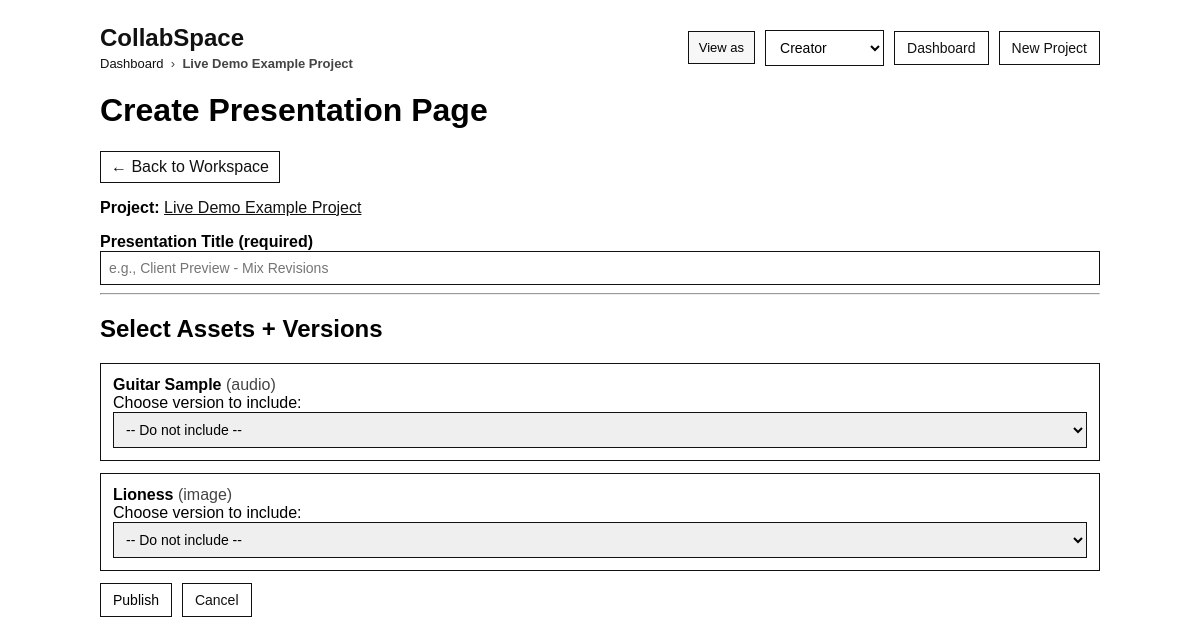
/projects/3/presentations/new, run on the app's committed database.
### models.py (models this page shows)
class Project(db.Model):
    __tablename__ = "projects"
    id = db.Column(db.Integer, primary_key=True)
    title = db.Column(db.String(120), nullable=False)
    description = db.Column(db.Text, nullable=True)
    allow_collaborator_set_current = db.Column(db.Boolean, default=False)
    created_at = db.Column(db.DateTime, default=datetime.utcnow)
    assets = db.relationship("Asset", backref="project", cascade="all, delete-orphan")
    presentations = db.relationship("PresentationPage", backref="project", cascade="all, delete-orphan")

class Asset(db.Model):
    __tablename__ = "assets"
    id = db.Column(db.Integer, primary_key=True)
    project_id = db.Column(db.Integer, db.ForeignKey("projects.id"), nullable=False)
    title = db.Column(db.String(160), nullable=False)
    asset_type = db.Column(db.String(20), nullable=False)  # image|audio|other
    tags = db.Column(db.String(255), nullable=True)
    notes = db.Column(db.Text, nullable=True)
    current_version_id = db.Column(db.Integer, db.ForeignKey("versions.id"), nullable=True)
    created_at = db.Column(db.DateTime, default=datetime.utcnow)
    versions = db.relationship(
        "Version",
        backref="asset",
        cascade="all, delete-orphan",
        foreign_keys="Version.asset_id",
    )

### app.py (the view, shortened to what this page needs)
    @app.route("/projects/<int:project_id>/presentations/new", methods=["GET", "POST"])
    def presentation_new(project_id):
        project = Project.query.get_or_404(project_id)
        role = get_project_role(project_id)
        if role != "Creator":
            flash("Only the Creator can publish presentation pages.", "error")
            return redirect(url_for("project_detail", project_id=project_id))
        assets = Asset.query.filter_by(project_id=project_id).order_by(Asset.created_at.desc()).all()
        versions_by_asset = {
            a.id: Version.query.filter_by(asset_id=a.id).order_by(Version.version_number.desc()).all()
            for a in assets
        }
        return render_template(
            "presentation_new.html",
            project=project,
            role=role,
            global_role=session.get("global_role", "Creator"),
            assets=assets,
            versions_by_asset=versions_by_asset
        )

### templates/presentation_new.html (shortened to what this page needs)
{% extends "base.html" %}
{% block content %}
<h1>Create Presentation Page</h1>
<p><a class="back" href="{{ url_for('project_detail', project_id=project.id) }}">← Back to Workspace</a></p>
<p><b>Project:</b> <a href="{{ url_for('project_detail', project_id=project.id) }}">{{ project.title }}</a></p>
<form method="POST">
  <div style="margin-top:12px;">
    <label>Presentation Title (required)</label><br/>
    <input name="title" placeholder="e.g., Client Preview - Mix Revisions" required />
  </div>
  <hr/>
  <h2>Select Assets + Versions</h2>
  {% if assets %}
    {% for a in assets %}
      <div style="border:1px solid #111; padding:12px; margin:12px 0;">
        <b>{{ a.title }}</b> <span style="color:#444;">({{ a.asset_type }})</span><br/>
        <label style="font-weight:normal;">Choose version to include:</label><br/>
        <select name="version_for_asset_{{ a.id }}">
          <option value="">-- Do not include --</option>
        </select>
      </div>
    {% endfor %}
  {% else %}
    <p>No assets available yet. Upload assets first.</p>
  {% endif %}
  <div style="margin-top:12px; display:flex; gap:10px;">
    <button class="btn" type="submit">Publish</button>
    <a class="btn" href="{{ url_for('project_detail', project_id=project.id) }}">Cancel</a>
  </div>
</form>
{% endblock %}

### templates/base.html (shortened to what this page needs)
<!doctype html>
<html>
<head>
</head>
<body>
  <div class="topbar">
    <div class="brand">
      <h2>
        <a href="{{ url_for('dashboard') }}" style="text-decoration:none;">CollabSpace</a>
      </h2>
      {% if project is defined and project %}
        <div class="crumbs">
          <a href="{{ url_for('dashboard') }}" style="text-decoration:none;">Dashboard</a>
          &nbsp;›&nbsp;
          <span><b>{{ project.title }}</b></span>
        </div>
      {% else %}
        <div class="crumbs">Dedicated space for creatives</div>
      {% endif %}
    </div>
    <div class="right-controls">
      {% if project is defined and project %}
        <div class="pill">View as</div>
        <form method="POST" action="{{ url_for('set_role', project_id=project.id) }}" style="margin:0;">
          <div class="segment">
            <select name="role" onchange="this.form.submit()">
              <option value="Creator" {% if role=='Creator' %}selected{% endif %}>Creator</option>
            </select>
          </div>
        </form>
      {% endif %}
      <a class="btn" href="{{ url_for('dashboard') }}">Dashboard</a>
      <a class="btn" href="{{ url_for('project_new') }}">New Project</a>
    </div>
  </div>
  {% block content %}{% endblock %}
</body>
</html>

### templates/base.html (style rules this page uses)
body { font-family: Arial, sans-serif; max-width: 1000px; margin: 24px auto; }
a { color: #111; }
.btn { padding: 8px 12px; border: 1px solid #111; background: white; cursor:pointer; text-decoration:none; display:inline-block; font-size:14px; }
input, textarea, select { padding: 8px; border: 1px solid #111; width: 100%; box-sizing: border-box; font-size:14px; }
label { font-weight: bold; }
.back { border: 1px solid #111; padding: 6px 10px; text-decoration: none; display: inline-block; }
.topbar { display:flex; align-items:center; justify-content:space-between; gap:12px; margin-bottom:10px; }
.brand { display:flex; flex-direction:column; gap:4px; }
.brand h2 { margin:0; }
.crumbs { font-size:13px; color:#444; }
.right-controls { display:flex; align-items:center; gap:10px; flex-wrap:wrap; justify-content:flex-end; }
.segment { display:flex; border:1px solid #111; overflow:hidden; height:34px; }
.segment select { width:auto; border:none; height:34px; padding:0 10px; outline:none; appearance:auto; background:white; }
.pill { padding: 8px 10px; border: 1px solid #111; font-size:13px; background:#f7f7f7; white-space:nowrap; }

### data on the page
Project: title "Live Demo Example Project"
Asset: title "Guitar Sample", asset_type "audio"
Asset: title "Lioness", asset_type "image"
